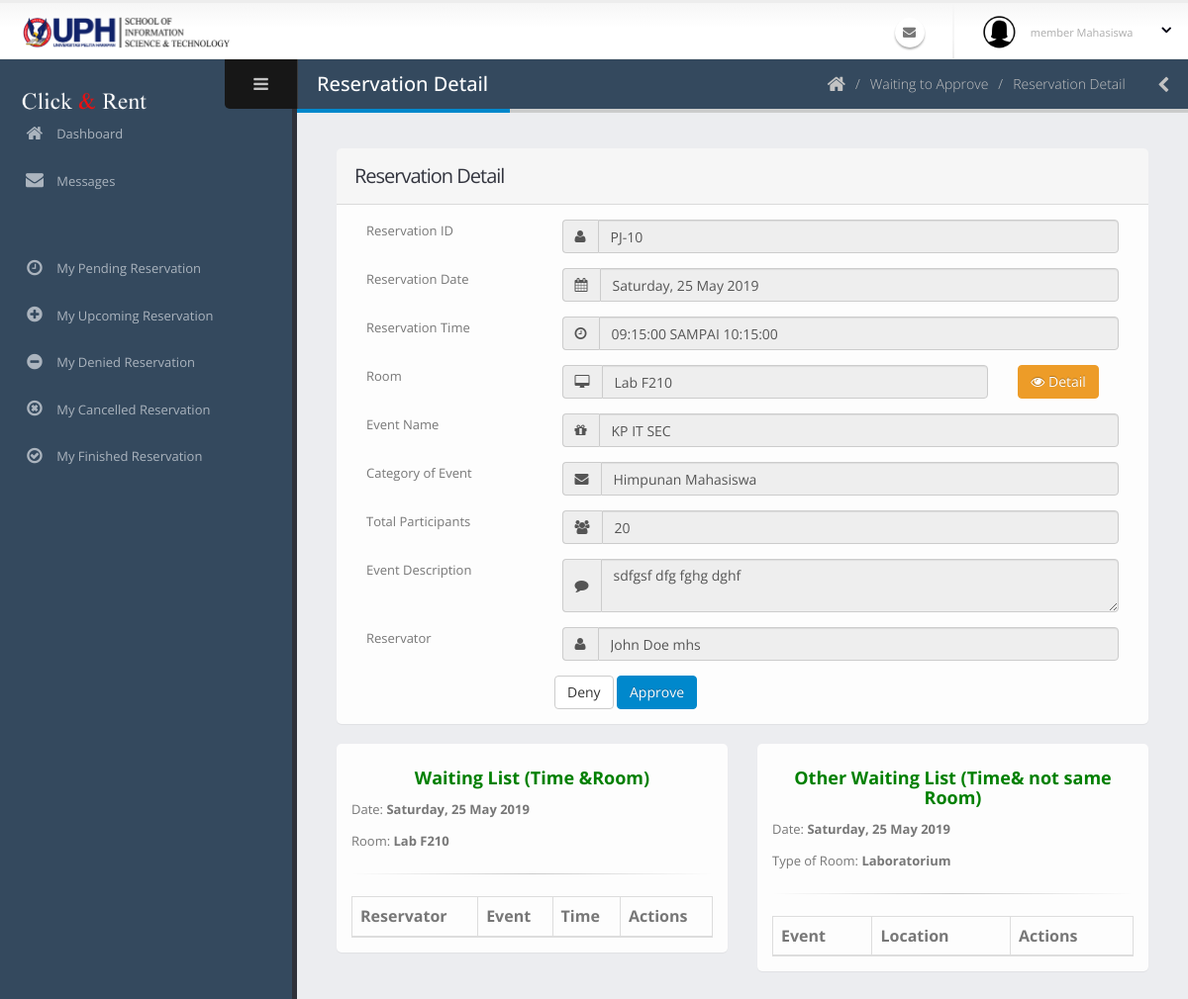
The page /admin/detailPeminjamanTunggu.php?idpeminjaman=PJ-10 on the database as committed earlier.
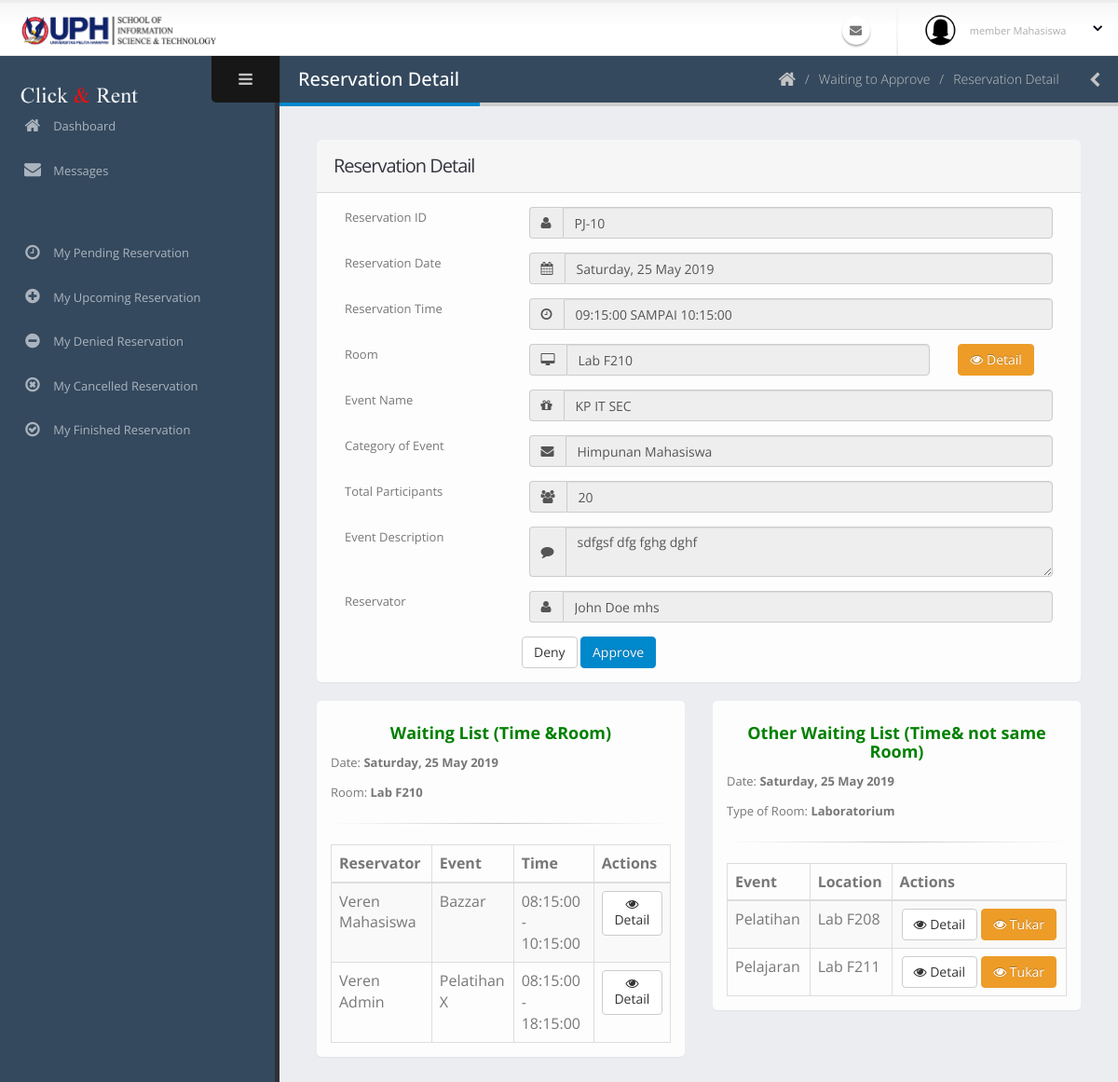
The same page on the database as committed later.
### tables this page shows
CREATE TABLE `peminjaman` (
  `id_peminjaman` varchar(40) NOT NULL COMMENT 'PJ-0',
  `tanggal_peminjaman` date NOT NULL,
  `id_ruangan` varchar(40) NOT NULL,
  `waktu_mulai` time NOT NULL,
  `waktu_selesai` time NOT NULL,
  `id_pengguna` varchar(40) NOT NULL,
  `acara` varchar(70) NOT NULL,
  `jumlah_peserta` int(11) NOT NULL,
  `id_kategoriAcara` int(11) NOT NULL,
  `deskripsi_acara` text NOT NULL,
  `status_peminjaman` int(11) NOT NULL COMMENT '0:TUNGGU APPROVE, 1:APPROVED, 3:SELESAI, 4:TIDAK APPROVE 5:DIBATALKAN 6:TIMEOUT',
  `user_add` varchar(40) NOT NULL,
  `waktu_add` datetime NOT NULL,
  `user_edit` varchar(40) NOT NULL,
  `waktu_edit` datetime NOT NULL,
  `user_delete` varchar(40) NOT NULL,
  `waktu_delete` datetime NOT NULL,
  `status_delete` int(11) NOT NULL
);

CREATE TABLE `pengguna` (
  `id_pengguna` varchar(40) NOT NULL COMMENT 'USER-0',
  `email` varchar(50) NOT NULL,
  `kata_sandi` text NOT NULL,
  `nama_lengkap` varchar(60) NOT NULL,
  `jenis_kelamin` char(1) NOT NULL,
  `tanggal_lahir` date NOT NULL,
  `alamat` text NOT NULL,
  `no_hp` varchar(20) NOT NULL,
  `tanggal_masuk` date NOT NULL,
  `status_pengguna` int(11) NOT NULL COMMENT '1: SUPER ADMIN, 2: ADMIN, 3: MEMBER DOSEN, 4:MEMBER MAHASISWA',
  `status_daftar` int(11) NOT NULL COMMENT '0 =TIDAK AKTIF, 1=MENUNGGU APPROVE, 2=AKTIF, 3=DITOLAK',
  `user_add` varchar(40) NOT NULL,
  `waktu_add` datetime NOT NULL,
  `user_edit` varchar(40) NOT NULL,
  `waktu_edit` datetime NOT NULL,
  `user_delete` varchar(40) NOT NULL,
  `waktu_delete` datetime NOT NULL,
  `status_delete` int(11) NOT NULL
);

CREATE TABLE `ruangan` (
  `id_ruangan` varchar(40) NOT NULL COMMENT 'R-0',
  `nama_ruangan` varchar(60) NOT NULL,
  `jenis_ruangan` int(11) NOT NULL COMMENT '1:LABORATORY, 2: MEETING ROOM',
  `gedung_lantai` varchar(20) NOT NULL,
  `kapasitas` int(11) NOT NULL,
  `deskripsi` text NOT NULL,
  `user_add` varchar(40) NOT NULL,
  `waktu_add` datetime NOT NULL,
  `user_edit` varchar(40) NOT NULL,
  `waktu_edit` datetime NOT NULL,
  `user_delete` varchar(40) NOT NULL,
  `waktu_delete` datetime NOT NULL,
  `status_delete` int(11) NOT NULL
);

### admin/detailPeminjamanTunggu.php (the view, shortened to what the changed rows need)
<?php include('../koneksi.php'); ?>
<?php include('req/head.php');?>
<?php include('req/header.php');?>
<?php include('req/leftbar.php');?>
<?php
$id_pinjam = $_GET['idpeminjaman'];
$query = mysqli_query($koneksi, "SELECT * from peminjaman JOIN pengguna JOIN ruangan JOIN kategori_acara ON pengguna.id_pengguna = peminjaman.id_pengguna AND ruangan.id_ruangan = peminjaman.id_ruangan AND kategori_acara.id_kategoriAcara = peminjaman.id_kategoriAcara WHERE status_peminjaman='0' AND id_peminjaman='$id_pinjam'");
$data = mysqli_fetch_array($query);
?>
	<section role="main" class="content-body">
		<header class="page-header">
			<h2>Reservation Detail</h2>
		</header>
<form>
        <section class="panel">
            <header class="panel-heading">
                <h2 class="panel-title">Reservation Detail</h2>
            </header>
            </section>
</form>
<div class="row">
    <div class="col-lg-6">
        <section class="panel-body">
            <table  class="table table-bordered table-striped mb-none" id="datatable-default">
		<thead>
			<tr>
				<th>Reservator</th>
                <th>Event</th>
				<th>Time</th>
				<th>Actions</th>
			</tr>
		</thead>
		<tbody>
		<?php
            $ruangans = $data['id_ruangan'];
            $tanggals = $data['tanggal_peminjaman'];
            $mulainya = $data['waktu_mulai'];
            $selesainya = $data['waktu_selesai'];
			$query = mysqli_query($koneksi, "SELECT * from peminjaman JOIN pengguna JOIN ruangan ON pengguna.id_pengguna = peminjaman.id_pengguna AND ruangan.id_ruangan = peminjaman.id_ruangan WHERE status_peminjaman='0' AND peminjaman.tanggal_peminjaman='$tanggals' AND peminjaman.id_ruangan='$ruangans' AND
            peminjaman.id_peminjaman IN (SELECT peminjaman.id_peminjaman FROM peminjaman WHERE peminjaman.status_peminjaman='0' AND peminjaman.tanggal_peminjaman='$tanggals' AND
            (
                ((peminjaman.waktu_mulai > '$mulainya') AND (peminjaman.waktu_mulai<'$selesainya'))
                OR
                ((peminjaman.waktu_mulai<= '$mulainya') AND (peminjaman.waktu_selesai>='$selesainya'))
                OR
                ((peminjaman.waktu_mulai = '$mulainya') AND (peminjaman.waktu_selesai<'$selesainya'))
                OR
                ((peminjaman.waktu_mulai < '$mulainya') AND (peminjaman.waktu_selesai>'$mulainya') AND (peminjaman.waktu_selesai<'$selesainya'))
            )) AND peminjaman.id_peminjaman NOT IN (SELECT peminjaman.id_peminjaman FROM peminjaman WHERE peminjaman.id_peminjaman='$id_pinjam')");
			while($dats=mysqli_fetch_array($query)){
			?>
			<tr>
				<td><?php echo $dats['nama_lengkap']?></td>
				<td><?php echo $dats['acara']?></td>
				<td><?php echo $dats['waktu_mulai'] . " - " . $dats['waktu_selesai']?></td>
				<td class="text-center">
					<a class="btn btn-default" href="detailPeminjamanTunggu.php?idpeminjaman=<?php echo $dats['id_peminjaman'];?>"><i class='fa fa-eye'></i> Detail
					</a>
				</td>
			</tr>
			<?php } ?>
		</tbody>
	</table>
            </section>
        </div>
    <div class="col-lg-6">
        <section class="panel-body">
            <table  class="table table-bordered table-striped mb-none" id="datatable-default2">
		<thead>
			<tr>
                <th>Event</th>
                <th>Location</th>
				<th>Actions</th>
			</tr>
		</thead>
		<tbody>
		<?php
            $ruangans = $data['id_ruangan'];
            $tanggals = $data['tanggal_peminjaman'];
            $mulainya = $data['waktu_mulai'];
            $selesainya = $data['waktu_selesai'];
            $jenisr = $data['jenis_ruangan'];
			$quero = mysqli_query($koneksi, "SELECT * from peminjaman JOIN pengguna JOIN ruangan JOIN kategori_acara ON kategori_acara.id_kategoriAcara = peminjaman.id_kategoriAcara AND pengguna.id_pengguna = peminjaman.id_pengguna AND ruangan.id_ruangan = peminjaman.id_ruangan WHERE status_peminjaman='0' AND ruangan.jenis_ruangan='$jenisr' AND peminjaman.tanggal_peminjaman='$tanggals' AND
            peminjaman.id_peminjaman IN (
                SELECT peminjaman.id_peminjaman FROM peminjaman WHERE peminjaman.status_peminjaman='0' AND peminjaman.tanggal_peminjaman='$tanggals' AND (
                    ((peminjaman.waktu_mulai > '$mulainya') AND (peminjaman.waktu_mulai<'$selesainya'))
                OR
                ((peminjaman.waktu_mulai<= '$mulainya') AND (peminjaman.waktu_selesai>='$selesainya'))
                OR
                ((peminjaman.waktu_mulai = '$mulainya') AND (peminjaman.waktu_selesai<'$selesainya'))
                OR
                ((peminjaman.waktu_mulai < '$mulainya') AND (peminjaman.waktu_selesai>'$mulainya') AND (peminjaman.waktu_selesai<'$selesainya'))
            ))
            AND peminjaman.id_peminjaman NOT IN (SELECT peminjaman.id_peminjaman FROM peminjaman WHERE peminjaman.id_peminjaman='$id_pinjam') AND peminjaman.id_ruangan NOT IN (SELECT peminjaman.id_ruangan FROM peminjaman WHERE peminjaman.id_ruangan = '$ruangans')");
			while($dato=mysqli_fetch_array($quero)){
			?>
			<tr>
				<td><?php echo $dato['acara']?></td>
                <td><?php echo $dato['nama_ruangan']?></td>
				<td class="text-center">
					<a class="modal-with-form btn btn-default" href="#detailPinjaman<?php echo $dato['id_peminjaman']?>"><i class='fa fa-eye'></i> Detail
                    </a>
                    <a class="modal-sizes btn btn-warning" href="#tukarPinjaman<?php echo $dato['id_peminjaman']?>"><i class='fa fa-eye'></i> Tukar
                    </a>
				</td>
            </tr>
            <?php
        } ?>
		</tbody>
	</table>
        </section>
    </div>
</div>
<?php include('req/endtitle.php');?>
<?php include('req/script.php');?>

Rows that differ between the two databases and show on the page:
added peminjaman: id_pengguna.nama_lengkap "Veren Mahasiswa", acara "Bazzar", waktu_mulai "08:15:00", waktu_selesai "10:15:00", shown under "Waiting List (Time &Room)"
added peminjaman: id_pengguna.nama_lengkap "Veren Admin", acara "Pelatihan X", waktu_mulai "08:15:00", waktu_selesai "18:15:00", shown under "Waiting List (Time &Room)"
added peminjaman: acara "Pelatihan", id_ruangan.nama_ruangan "Lab F208", shown under "Other Waiting List (Time& not same Room)"
added peminjaman: acara "Pelajaran", id_ruangan.nama_ruangan "Lab F211", shown under "Other Waiting List (Time& not same Room)"
